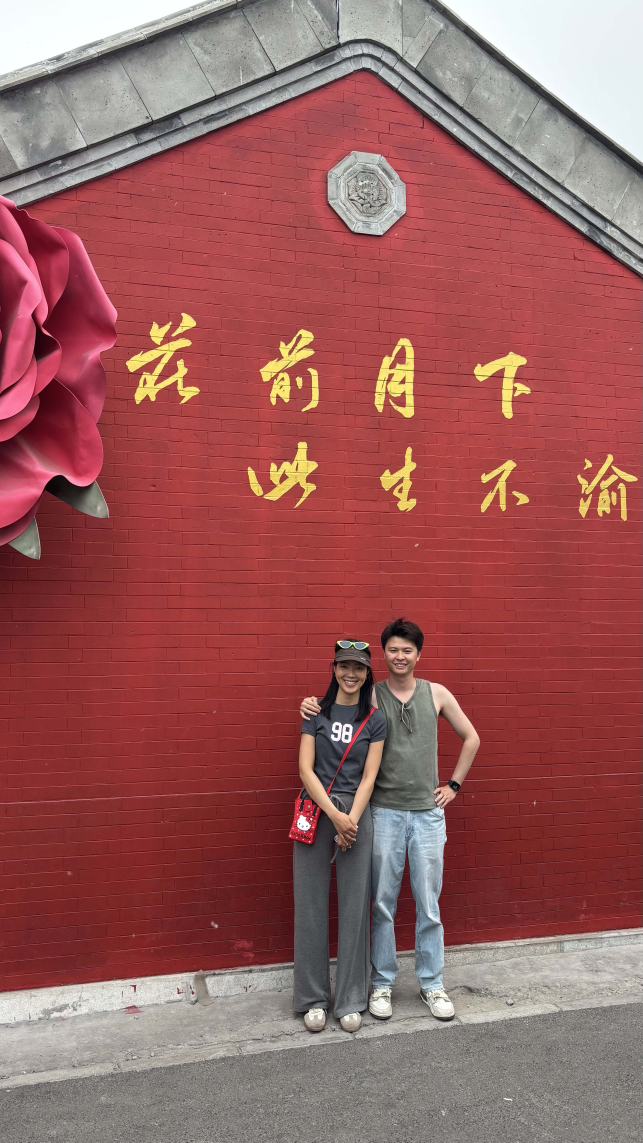
#> input picture archive/个人形象/IMG_2563.jpg, 3213 x 5712 px (shown at 1/5 size)
$ python -i ai_api.py   (imports and definitions only)
#> lines starting #> are read from the running program, lines starting #| are printed output that depends on the picture
# -*- coding: utf-8 -*-
"""豆包 AI API 调用 — Doubao Chat + JSON 提取 + 图片预处理"""

import io
import json
import os
import re
import urllib.request
import urllib.error
from PIL import Image as PILImage, ImageOps

_PROJ_DIR = os.path.dirname(os.path.dirname(os.path.abspath(__file__)))
_CONFIG_FILE = os.path.join(_PROJ_DIR, 'config', 'seedream.local.json')

# [2 lines not run here, left out]

# [1 line that did not run here, left out]
API_CHAT_URL = 'https://ark.cn-beijing.volces.com/api/plan/v3/chat/completions'
CHAT_MODEL = 'doubao-seed-2.0-code'


# [62 lines left out: functions call_doubao_chat, extract_json, not called in this run]


def resize_image_for_api(image_path, max_size=1024):
    """将图片缩放到 max_size px，返回 JPEG bytes"""
#> called with image_path = '../archive/个人形象/IMG_2563.jpg', max_size = 1024
    img = PILImage.open(image_path)
#> img is the input picture: PIL image 3213x5712 RGB; mean R, G, B 152.8, 93.7, 92.6
    img = ImageOps.exif_transpose(img)
    if img.mode in ('RGBA', 'P', 'LA'):
        rgb = PILImage.new('RGB', img.size, (255, 255, 255))
        if img.mode == 'P':
            img = img.convert('RGBA')
        rgb.paste(img, mask=img.split()[-1] if img.mode == 'RGBA' else None)
        img = rgb
    elif img.mode != 'RGB':
        img = img.convert('RGB')
    w, h = img.size
#> w = 3213; h = 5712
    if max(w, h) > max_size:
        ratio = max_size / max(w, h)
#> ratio = 0.179
        img = img.resize((int(w * ratio), int(h * ratio)), PILImage.LANCZOS)
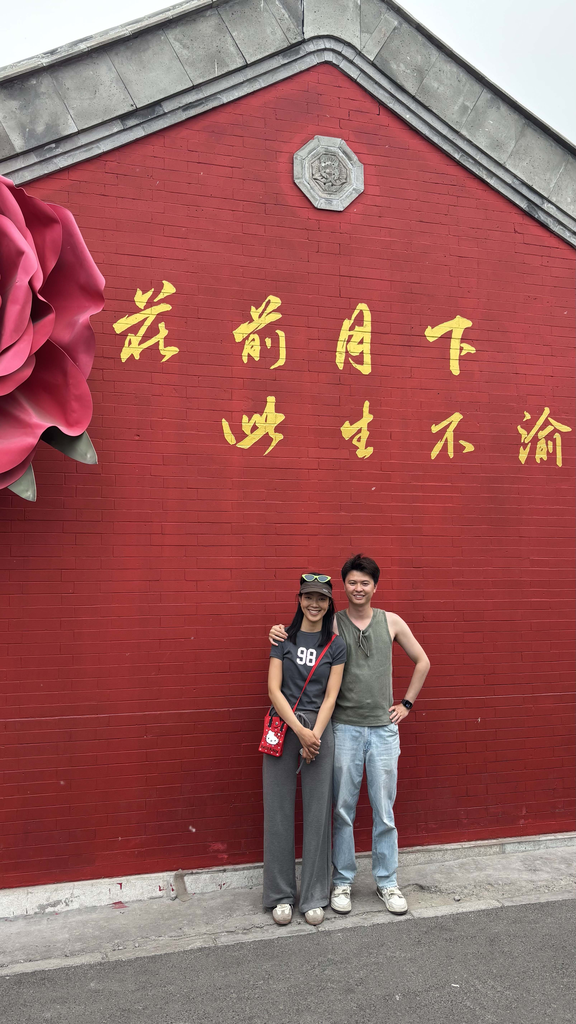
#> img: PIL image 576x1024 RGB; mean R, G, B 152.8, 93.7, 92.6
    buf = io.BytesIO()
    img.save(buf, format='JPEG', quality=80)
    return buf.getvalue()

>>> result = resize_image_for_api('../archive/个人形象/IMG_2563.jpg')

$ run again, on archive/个人形象/IMG_2944.jpg
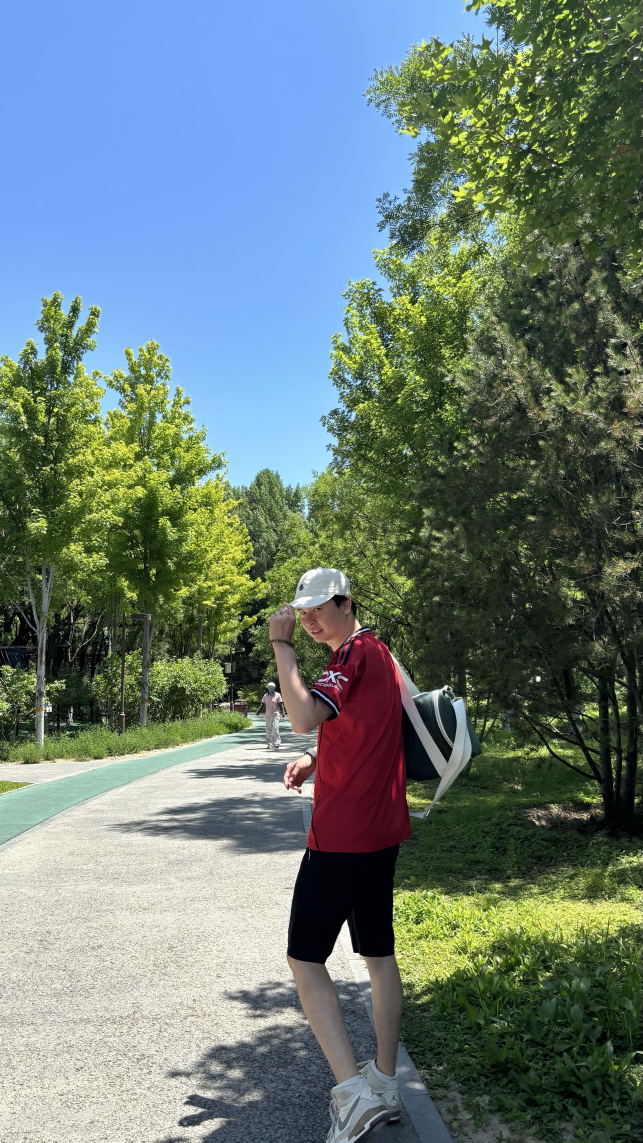
#> input picture archive/个人形象/IMG_2944.jpg, 3213 x 5712 px (shown at 1/5 size)
#> in resize_image_for_api, img is the input picture: PIL image 3213x5712 RGB; mean R, G, B 106.2, 123.8, 118.8
#> in resize_image_for_api, `img = img.resize((int(w * ratio), int(h * ratio)), PILImage.LANCZOS)`:
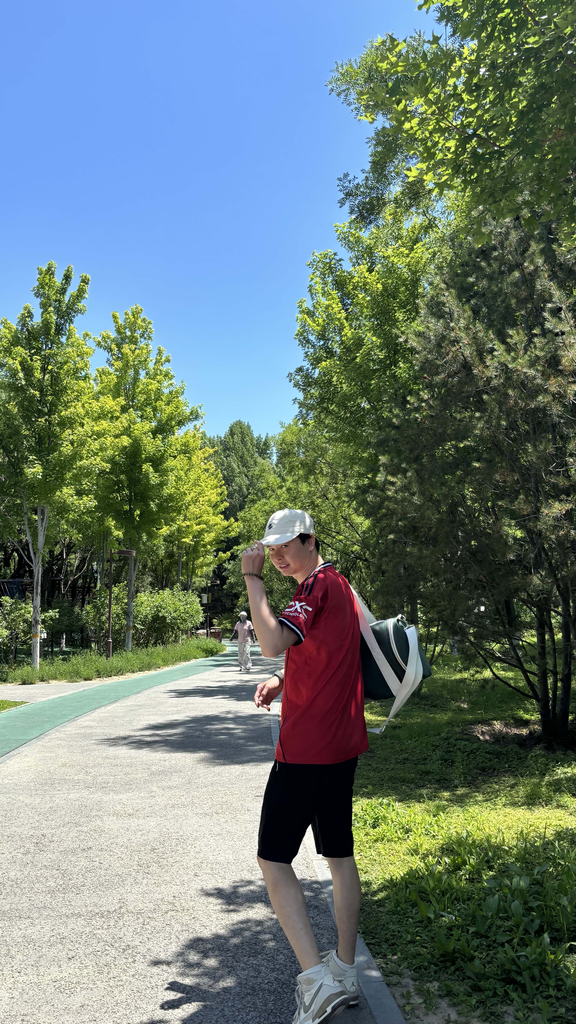
#> img: PIL image 576x1024 RGB; mean R, G, B 106.2, 123.8, 118.8

$ run again, on archive/个人形象/穿搭小助手 (5).jpg
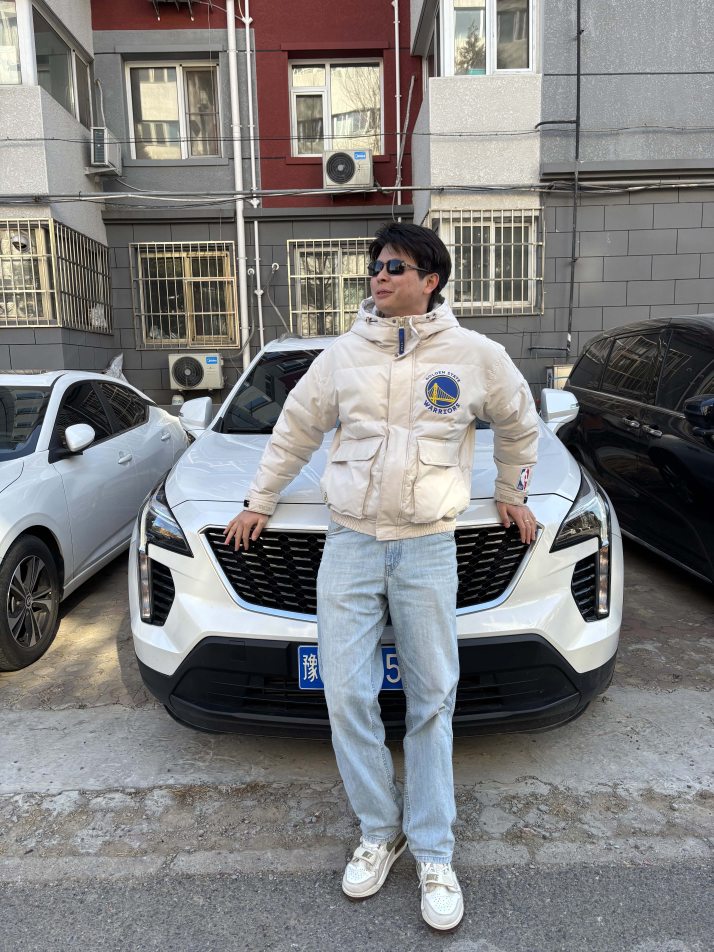
#> input picture archive/个人形象/穿搭小助手 (5).jpg, 4284 x 5712 px (shown at 1/6 size)
#> in resize_image_for_api, img is the input picture: PIL image 4284x5712 RGB; mean R, G, B 126.9, 126.6, 126.6
#> in resize_image_for_api, `img = img.resize((int(w * ratio), int(h * ratio)), PILImage.LANCZOS)`:
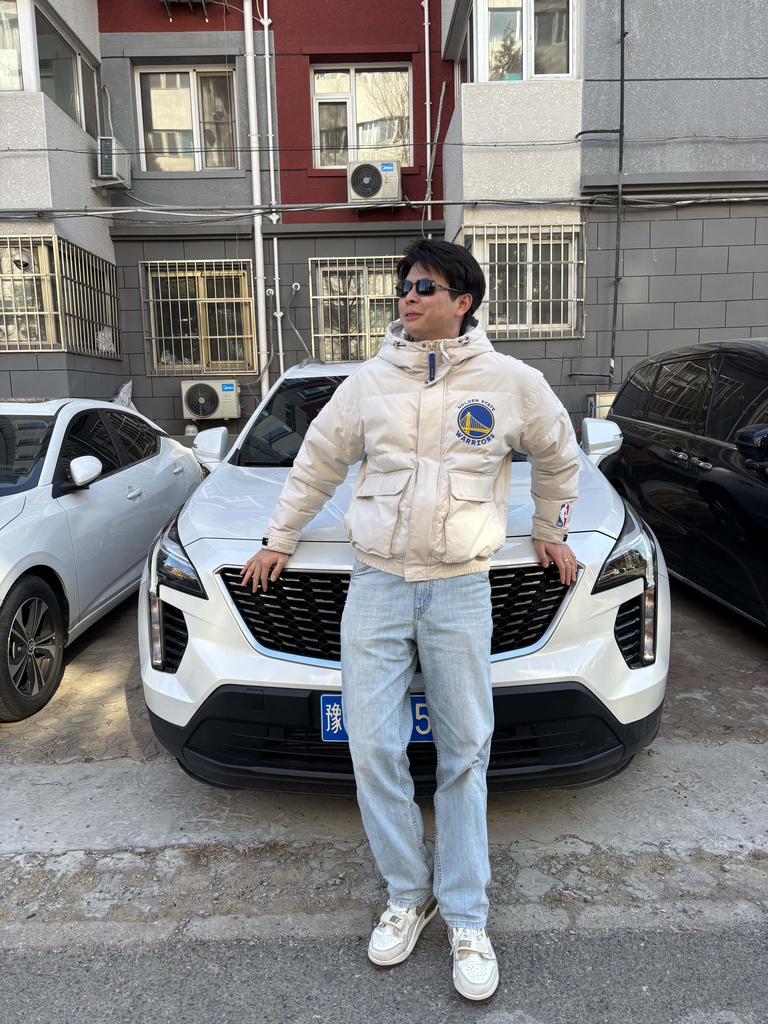
#> img: PIL image 768x1024 RGB; mean R, G, B 126.9, 126.6, 126.6

$ run again, on archive/个人形象/穿搭小助手 (2).png
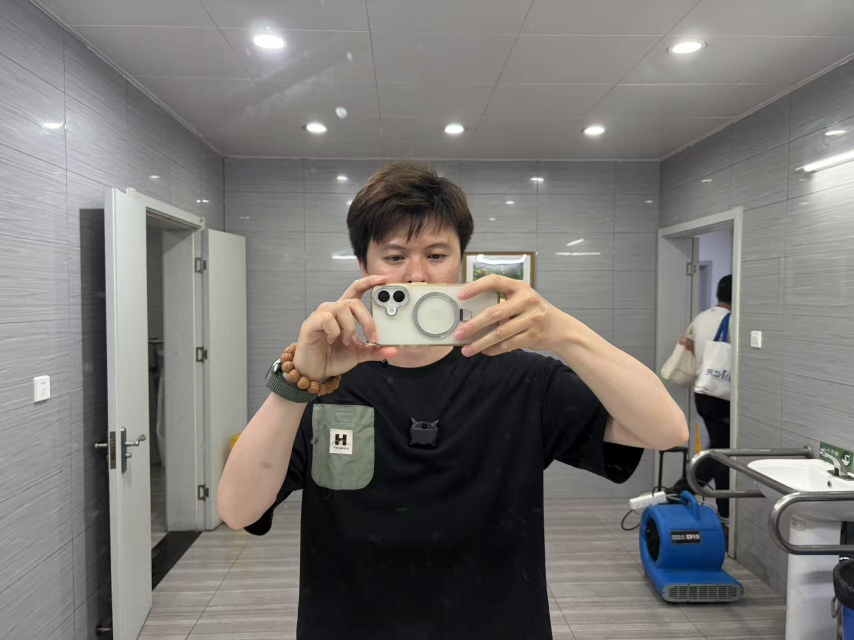
#> input picture archive/个人形象/穿搭小助手 (2).png, 1707 x 1280 px (shown at 1/2 size)
#> in resize_image_for_api, img is the input picture: PIL image 1707x1280 RGB; mean R, G, B 121, 118.2, 115.6
#> in resize_image_for_api, `img = img.resize((int(w * ratio), int(h * ratio)), PILImage.LANCZOS)`:
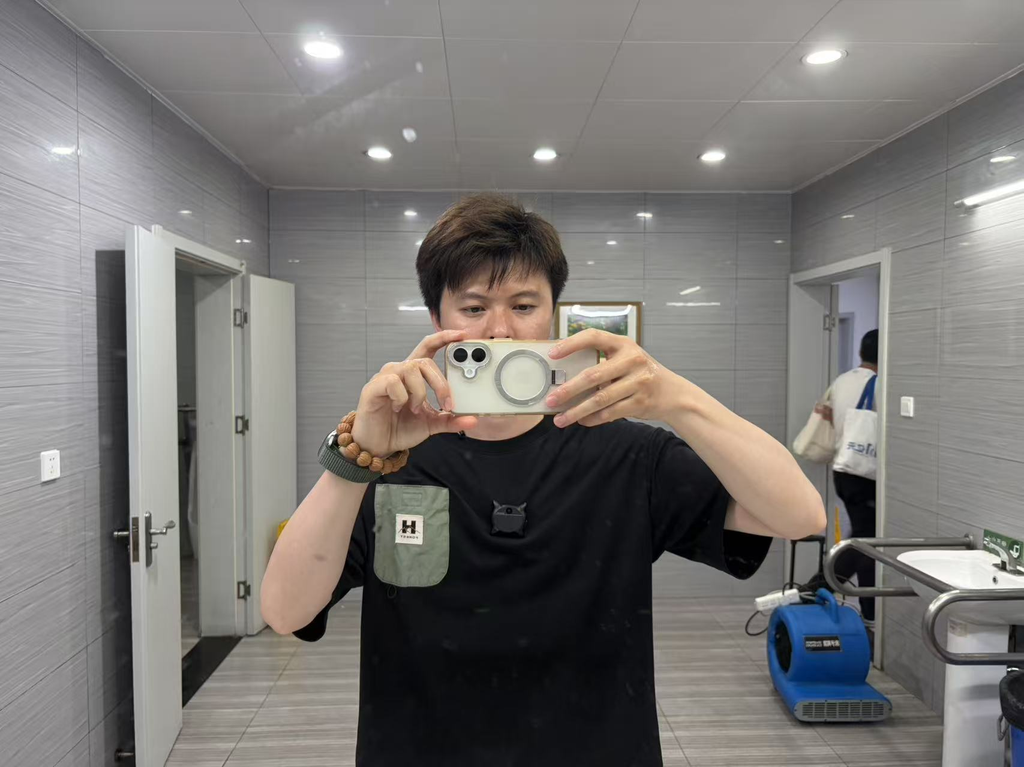
#> img: PIL image 1024x767 RGB; mean R, G, B 121, 118.2, 115.6
